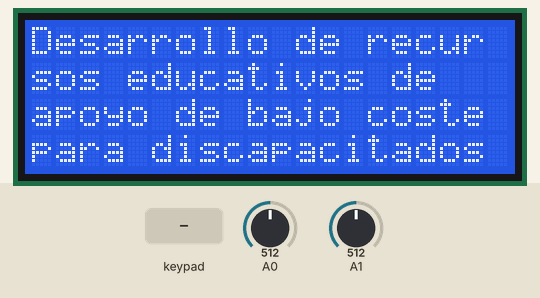
This sketch was run on a simulated Arduino Leonardo, built with avr-gcc and run on an emulated ATmega32U4. On the bench: 20×4 character LCD. The test bench sets the inputs (shaded band); at power-on: A0 = 512, A1 = 512. USB keyboard and mouse output is not drawn.

Above: at 1.3 s.
1.4 s: keypad keys 1 2 pressed 0.4 s apart
At 3.2 s:
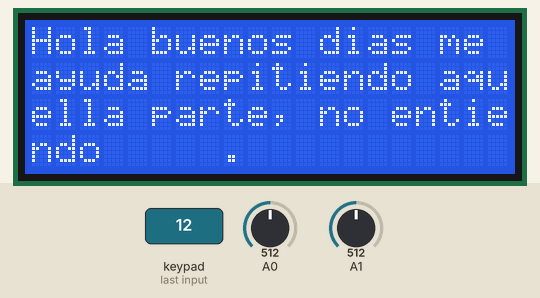
3.7 s: key '3' pressed
At 4.3 s:
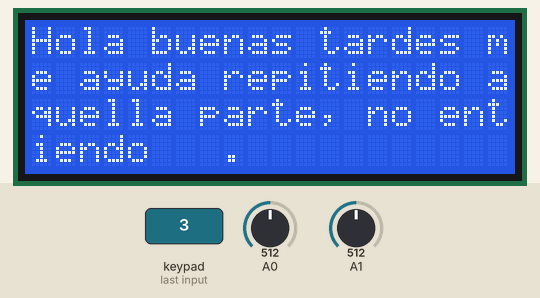
5.3 s: keypad keys 2 5 pressed 0.4 s apart
At 6.3 s:
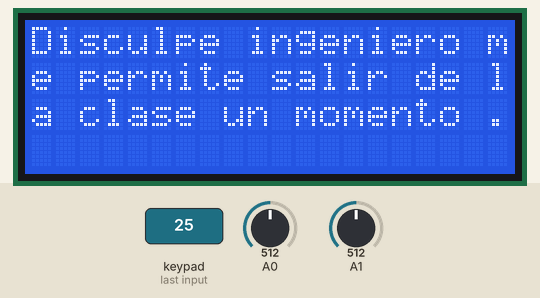
7.6 s: key '4' pressed
At 9.0 s:
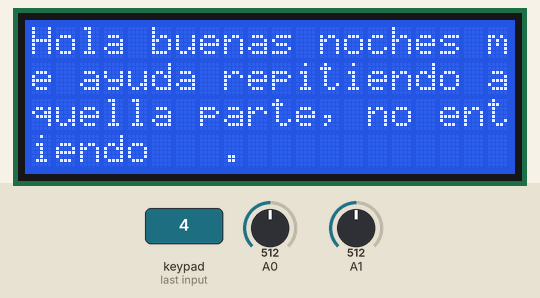
9.3 s: key '6' pressed
At 10.3 s:
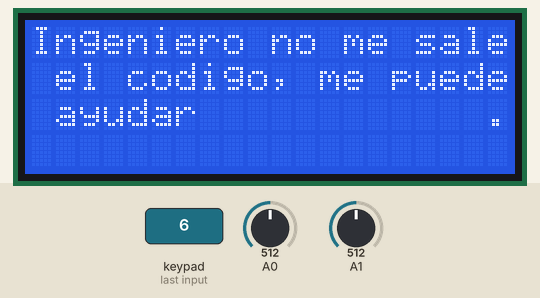
11.0 s: keypad keys 2 5 # pressed 0.4 s apart
At 11.1 s:
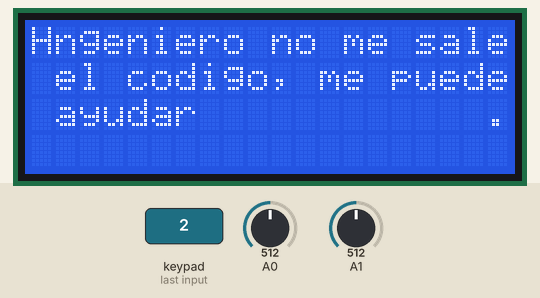
Timing chart, 0 to 14.0 s (numbered marks = the images above; inputs shaded):
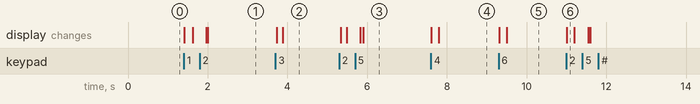

The sketch:

Joystick_LCD_K4x4.ino
```cpp
#include <Mouse.h>              //Libreria para mouse.
#include <LiquidCrystal_I2C.h>  //Libreria para control de LCD.
#include <Wire.h>               //Libreria complemento para control de protocolo i2C.
#include <String.h>             //Libreria para manejo de cadena de caracteres.
#include <Keypad.h>             //Libreria para teclado 4x4.

//////////////////Asignacion de conexiones de teclado con arduino//////////
     byte fila[]    = {11, 10, 9, 8};    //Pines filas teclado 4x4
     byte columna[] = { 7, 6, 5, 4};     //Pines columnas teclado 4x4
     char teclas [ 4][ 4 ] =
          {
              {'1','2','3','A'},         // Grafica de teclado 4x4
              {'4','5','6','B'},
              {'7','8','9','C'},
              {'*','0','#','D'}
          };

//////////////////Configuracion teclado//////////////////////////////////////
Keypad teclado = Keypad(makeKeymap(teclas), fila, columna, 4, 4);

//////////////////Configuracion LCD /////////////////////////////////////////
LiquidCrystal_I2C lcd(0x27,20,4); // LCD

/////////////////////////Configuracion de Joystick///////////////////////////
const int mouseLeftButton   = 12;      // Pin del boton izquierdo del mouse
const int mouseRightButton  = 13;      // Pin del boton derecho del mouse
const int joystickX         = A1;      // Pin para joystick arriba
const int joystickY         = A0;      // Pin para joystick abajo
/////////////////////////////////////////////////////////////////////////////
int     cursorSpeed     = 10;               // output speed of X or Y movement
int     responseDelay   = 5;                // response delay of the mouse, in ms
int     threshold       = cursorSpeed/4;    // resting threshold
int     center          = cursorSpeed/2;    // resting position value
boolean mouseIsActive   = false;            // whether or not to control the mouse
int     lastSwitchState = LOW;              // previous switch state

//////////////////////////Mensajes en LCD y aplicacion///////////////////////
String m1 = "Hola                                   .";
String m2 = "Hola buenos dias me ayuda repitiendo aquella parte, no entiendo     .";
String m3 = "Hola buenas tardes me ayuda repitiendo aquella parte, no entiendo   .";
String m4 = "Hola buenas noches me ayuda repitiendo aquella parte, no entiendo   .";
String m5 = "Disculpe ingeniero me permite salir de la clase un momento .";
String m6 = "Ingeniero no me sale el codigo, me puede ayudar            .";
String m7 = "Que calificacion obtuve en su materia                      .";
String m8 = "Que cambios deberia de realizar en este codigo             .";
String m9 = "Que deberia de realizar en esta pregunta                   .";
String m0 = "No entiendo                            .";
String mf = "@_;_";

///////////////////////////Prodedimiento para imprimir mesajes en pantalla LCD
void imprime(String palabra)
{
      for (int i = 0; i <= 19; i++)                 // recorre las 20 primeras posiciones de la fila 1
      {
        lcd.setCursor(i, 0);lcd.print(palabra[i]);  //Posiciona cursor e imprime caracter por caracter
        delay(1);                                   //retardo de 1 milisegundo
      }
      for (int i = 0; i <= 19; i++)                   // recorre las 20 primeras posiciones de la fila 2
      {
        lcd.setCursor(i, 1);lcd.print(palabra[i+20]); //Posiciona cursor e imprime caracter por caracter
        delay(1);                                     //retardo de 1 milisegundo
      }
      for (int i = 0; i <= 19; i++)                     // recorre las 20 primeras posiciones de la fila 3
      {
        lcd.setCursor(i, 2);lcd.print(palabra[i+20+20]);//Posiciona cursor e imprime caracter por caracter
        delay(1);                                       //retardo de 1 milisegundo
      }
      for (int i = 0; i <= 19; i++)                         // recorre las 20 primeras posiciones de la fila 4
      {
        lcd.setCursor(i, 3);lcd.print(palabra[i+20+20+20]); //Posiciona cursor e imprime caracter por caracter
        delay(1);                                           //retardo de 1 milisegundo
      }
}


////////////////////////Configuracion General/////////////////////
void setup()
{
  Serial1.begin(9600);               // Inicio de comunicacion con antena Bluetooth
  pinMode(mouseLeftButton, INPUT);   // Seteo de Pin de boton izquierdo del mouse como entrada
  pinMode(mouseRightButton, INPUT);  // Seteo de Pin de boton derecho del mouse como entrada
  Mouse.begin();                     // Control de mouse activado

  lcd.init();                       //Inicio de pantalla LCD
  lcd.backlight();                  //Enciende iluminacion de fondo de pantalla LCD

  /////////////////Presentacion de mensaje en pantalla LCD///////////////////
  lcd.setCursor(0, 0);lcd.print("Desarrollo de recur ");
  lcd.setCursor(0, 1);lcd.print("sos educativos de ");
  lcd.setCursor(0, 2);lcd.print("apoyo de bajo coste");
  lcd.setCursor(0, 3);lcd.print("para discapacitados");
}

/////////////////////////////////////Inicio de Proceso///////////////////////
void loop()
{
  char pulsacion = teclado.getKey() ;     //Pregunta por alguna tecla presionada
  if(pulsacion =='A')                     //Presionaste la tecla A
  {
    mouseIsActive = true;                 //Activa mouse
  }
  if(pulsacion =='B')                     //Presionaste la tecla B
  {
    lcd.clear();                          //Borra pantalla
  }
  if(pulsacion =='C')                     // Presenta mensaje de bienvenida
  {
    lcd.setCursor(0, 0);lcd.print("Desarrollo de recur ");
    lcd.setCursor(0, 1);lcd.print("sos educativos de ");
    lcd.setCursor(0, 2);lcd.print("apoyo de bajo coste");
    lcd.setCursor(0, 3);lcd.print("para discapacitados");
  }
  if(pulsacion =='D')         //Presionaste la tecla D
  {
    mouseIsActive = false;    //Desactiva Mouse
  }
  if(pulsacion =='1')         //Presionaste la tecla 1
  {
    lcd.clear();
    imprime(m1);              //Envia mensaje 1
    Serial1.println("1@_;_");
  }
  if(pulsacion =='2')         //Presionaste la tecla 2
  {
    imprime(m2);              //Envia mensaje 2
    Serial1.println("2@_;_");
  }
  if(pulsacion =='3')         //Presionaste la tecla 3
  {
    imprime(m3);              //Envia mensaje 3
    Serial1.println("3@_;_");
  }
  if(pulsacion =='4')         //Presionaste la tecla 4
  {
    imprime(m4);              //Envia mensaje 4
    Serial1.println("4@_;_");
  }
  if(pulsacion =='5')         //Presionaste la tecla 5
  {
    imprime(m5);              //Envia mensaje 5
    Serial1.println("5@_;_");
  }
  if(pulsacion =='6')         //Presionaste la tecla 6
  {
    imprime(m6);              //Envia mensaje 6
    Serial1.println("6@_;_");
  }
  if(pulsacion =='7')         //Presionaste la tecla 7
  {
    imprime(m7);              //Envia mensaje 7
    Serial1.println("7@_;_");
  }
  if(pulsacion =='8')         //Presionaste la tecla 8
  {
    imprime(m8);              //Envia mensaje 8
    Serial1.println("8@_;_");
  }
  if(pulsacion =='9')         //Presionaste la tecla 9
  {
    imprime(m9);              //Envia mensaje 9
    Serial1.println("9@_;_");
  }
  if(pulsacion =='0')         //Presionaste la tecla 0
  {
    imprime(m0);              //Envia mensaje 0
    Serial1.println("0@_;_");
  }
  if(pulsacion =='*')         //Presionaste la tecla *
  {
    Mouse.click();
  }
  if(pulsacion =='#')         //Presionaste la tecla #
  {
    Mouse.click(MOUSE_RIGHT);
  }

  int xReading = readAxis(A1);          //Obtiene coordenada de movimiento en X
  int yReading = readAxis(A0);          //Obtiene coordenada de movimiento en Y

  if (mouseIsActive)
  {
    Mouse.move(xReading, yReading, 0);  // Mueve mouse segun coordenadas leidas
  }


    /////////////////////////////////////////////////////// CLICK IZQUIERDO
  if (mouseIsActive)
  {
    if (digitalRead(mouseLeftButton) == HIGH)   //Botonera izquierda presionada?
    {
        Mouse.click();    //Click izquierdo
        delay(100);
    }


    /////////////////////////////////////////////////////// CLICK DERECHO
    if (digitalRead(mouseRightButton) == HIGH) //Botonera derecha presionada?
    {
        Mouse.click(MOUSE_RIGHT); //Click derecho
        delay(100);
    }
   }
}

///////////Funcion para recorrer distancia con mouse
int readAxis(int thisAxis)
{
  int reading = analogRead(thisAxis);
  reading = map(reading, 0, 1023, 0, cursorSpeed);
  int distance = reading - center;
  if (abs(distance) < threshold)
  {
    distance = 0;
  }
  return distance;
}
```

Measured:
- after the input at 1.4 s, the display: first changes at once (image 1 shows a later state)
- after the input at 3.7 s, the display: first changes at once (image 2 shows a later state)
- after the input at 5.3 s, the display: first changes at once (image 3 shows a later state)
- after the input at 7.6 s, the display: first changes at once (image 4 shows a later state)
- after the input at 9.3 s, the display: first changes at once (image 5 shows a later state)
- after the input at 11.0 s, the display: changes at once (image 6)
